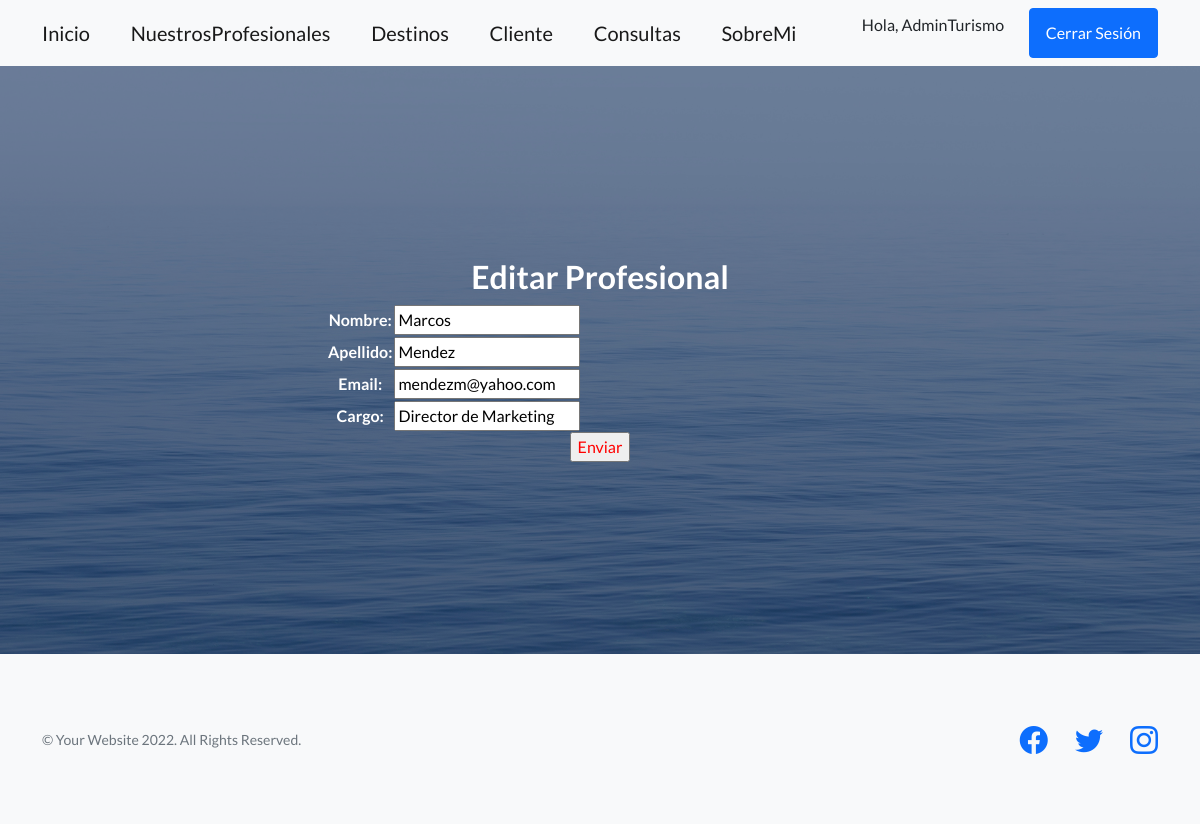
The app's page /Turismo/editarProfes/Marcos (signed in) with its own data.
### Turismo/models.py (models this page shows, shortened)
class Profesionales(models.Model):
    nombre = models.CharField(max_length=40)
    apellido = models.CharField(max_length=40)
    email = models.EmailField()
    cargo = models.CharField(max_length=40, default="")
    class Meta:
        verbose_name_plural = "Profesionales"

### Turismo/views.py (the view)
# urls.py: path('editarProfes/<profesional_nombre>', views.editarProfesionales, name="EditarProfes"),
@login_required
def editarProfesionales(request, profesional_nombre):
    profesionales = Profesionales.objects.get(nombre = profesional_nombre)
    if request.method == "POST":
        miFormulario = ProfesionalesFormulario(request.POST)
        if miFormulario.is_valid():
            informacion = miFormulario.cleaned_data
            profesionales.nombre = informacion['nombre']
            profesionales.apellido = informacion['apellido']
            profesionales.email = informacion['email']
            profesionales.cargo = informacion['cargo']
            profesionales.save()
        return render(request, "Turismo/inicio.html")
    else:
            miFormulario = ProfesionalesFormulario(initial={'nombre':profesionales.nombre, 'apellido':profesionales.apellido,
                                                        'email':profesionales.email,'cargo':profesionales.cargo })
    return render(request,"Turismo/editarProfesionales.html", {'miFormulario':miFormulario, 'profesional_nombre':profesional_nombre})

### Turismo/forms.py
class ProfesionalesFormulario(forms.Form):
    nombre = forms.CharField()
    apellido = forms.CharField()
    email = forms.EmailField()
    cargo = forms.CharField()

### Turismo/templates/Turismo/editarProfesionales.html (shortened to what this page needs)
{% extends "Turismo/padre.html" %}
{% load static %}
{% block informacionQueCambia %}
<h2> Editar Profesional</h2>
<form action="" method="POST"> {%csrf_token%}
    <table>
        {{miFormulario.as_table}}
    </table>
    <input type="submit", value="Enviar", style="color:red">
</form>
{% endblock %}

### Turismo/templates/Turismo/padre.html (shortened to what this page needs)
<!DOCTYPE html>
<html lang="en">
    <head>
        {% load static %}
        <link href="https://cdn.jsdelivr.net/npm/bootstrap-icons@1.5.0/font/bootstrap-icons.css" rel="stylesheet" type="text/css" />
        <link href="{% static 'Turismo/css/styles.css' %}" rel="stylesheet" />
    </head>
    <body>
        <nav class="navbar navbar-light bg-light static-top">
            <div class="container">
                <a class="navbar-brand" href="{% url 'Inicio' %}">Inicio</a>
                <a class="navbar-brand" href="{% url 'ListaProfesionales' %}">NuestrosProfesionales</a>
                <a class="navbar-brand" href="{% url 'Destinos' %}">Destinos</a>
                <a class="navbar-brand" href="{% url 'Cliente' %}">Cliente</a>
                <a class="navbar-brand" href="{% url 'Consultas' %}">Consultas</a>
                <a class="navbar-brand" href="{% url 'Abautme' %}">SobreMi</a>
                {% if user.is_authenticated %}
                <p>Hola, {{user.username}}</p>
                <a class="btn btn-primary" href="{% url 'Logout' %}">Cerrar Sesión</a>
                {% else %}
                <a class="btn btn-primary" href="{% url 'Login' %}">Iniciar Sesión</a>
                {% endif %}
            </div>
        </nav>
        <header class="masthead">
            <div class="container position-relative">
                <div class="row justify-content-center">
                    <div class="col-xl-6">
                        <div class="text-center text-white">
                            {% block informacionQueCambia %}
                            {% endblock %}
                        </div>
                    </div>
                </div>
            </div>
        </header>
        <footer class="footer bg-light">
            <div class="container">
                <div class="row">
                    <div class="col-lg-6 h-100 text-center text-lg-start my-auto">
                        <p class="text-muted small mb-4 mb-lg-0">&copy; Your Website 2022. All Rights Reserved.</p>
                    </div>
                    <div class="col-lg-6 h-100 text-center text-lg-end my-auto">
                        <ul class="list-inline mb-0">
                            <li class="list-inline-item me-4">
                                <a href="https://es-la.facebook.com/"><i class="bi-facebook fs-3"></i></a>
                            </li>
                            <li class="list-inline-item me-4">
                                <a href="https://twitter.com"><i class="bi-twitter fs-3"></i></a>
                            </li>
                            <li class="list-inline-item">
                                <a href="https://www.instagram.com"><i class="bi-instagram fs-3"></i></a>
                            </li>
                        </ul>
                    </div>
                </div>
            </div>
        </footer>
    </body>
</html>

### records on screen
Profesionales: nombre "Marcos", apellido "Mendez", email "mendezm@yahoo.com", cargo "Director de Marketing"

### other values on screen
{{ user.username }} "AdminTurismo"
